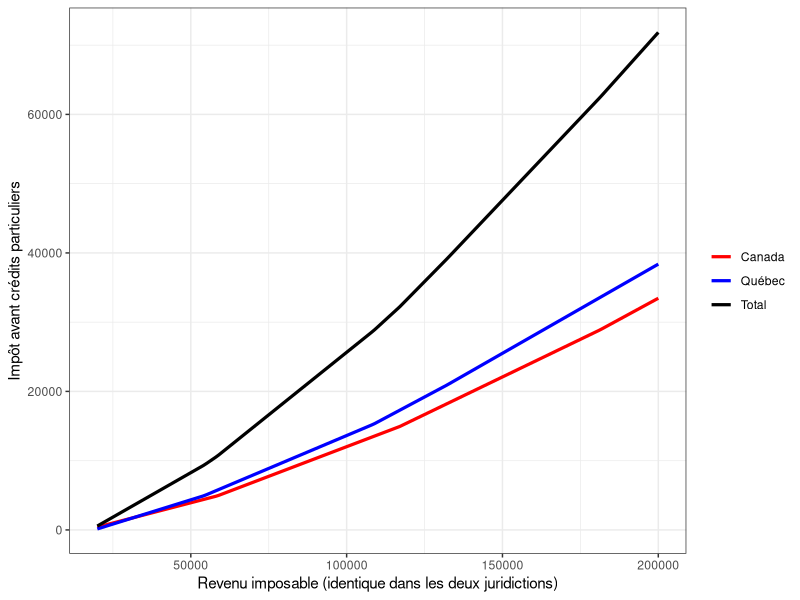
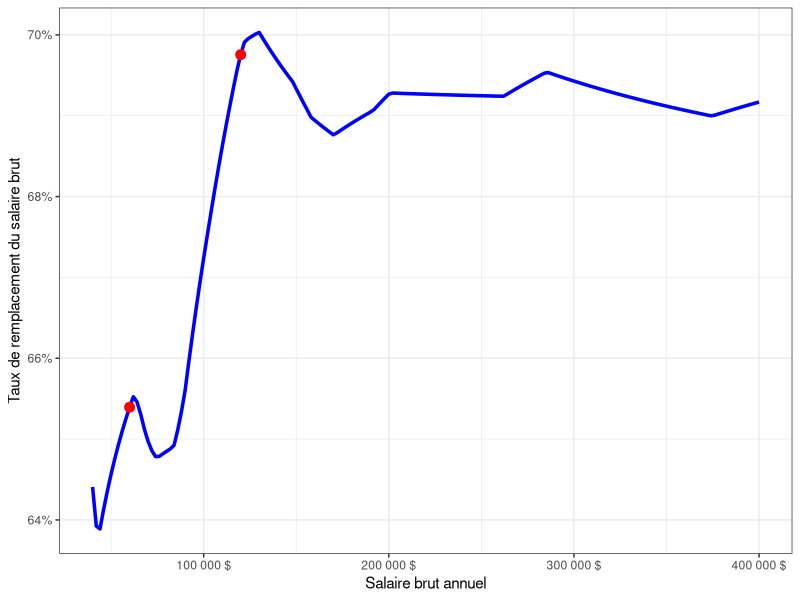

The R source for these figures, in order:
## ---- chunk 1
#| code-fold: true
#| echo: true
#| message: false
#| warning: false
#| fig-height: 4.8
#| fig-width: 9
#| fig-align: center

library(dplyr)
library(kableExtra)
library(tibble)

tab_moyen <- tibble(
  `Catégorie de travailleur` = c(
    "Total des retraités",
    "Employés du secteur public",
    "Employés du secteur privé",
    "Travailleurs autonomes"
  ),
  `2021` = c(64.3, 62.5, 64.4, 67.1),
  `2022` = c(64.7, 62.9, 64.9, 68.0),
  `2023` = c(65.1, 63.2, 65.3, 68.0),
  `2024` = c(65.3, 63.8, 65.1, 67.9),
  `2025` = c(65.4, 62.6, 66.0, 68.4)
)

tab_moyen %>%
  mutate(across(`2021`:`2025`, ~ format(round(.x,1), decimal.mark=","))) %>%
  kbl(
    align = c("l","c","c","c","c","c"),
    caption = "Âge moyen de la retraite selon la catégorie de travailleur, Canada"
  ) %>%
  kable_styling(
    bootstrap_options = c("striped","hover","condensed"),
    full_width = FALSE,
    position = "center"
  )


tab_median <- tibble(
  `Catégorie de travailleur` = c(
    "Total des retraités",
    "Employés du secteur public",
    "Employés du secteur privé",
    "Travailleurs autonomes"
  ),
  `2021` = c(64.4, 61.8, 64.7, 65.7),
  `2022` = c(64.8, 61.8, 64.9, 67.8),
  `2023` = c(64.9, 63.0, 65.1, 67.8),
  `2024` = c(65.1, 64.1, 65.1, 66.7),
  `2025` = c(65.3, 61.8, 65.4, 67.4)
)

tab_median %>%
  mutate(across(`2021`:`2025`, ~ format(round(.x,1), decimal.mark=","))) %>%
  kbl(
    align = c("l","c","c","c","c","c"),
    caption = "Âge médian de la retraite selon la catégorie de travailleur, Canada"
  ) %>%
  kable_styling(
    bootstrap_options = c("striped","hover","condensed"),
    full_width = FALSE,
    position = "center"
  )


## ---- chunk 2
#| code-fold: true
#| echo: true
#| message: false
#| warning: false
#| fig-height: 4.8
#| fig-width: 9
#| fig-align: center
#| fig-cap: "Impôt calculé selon les barèmes de base de 2026, avant crédits particuliers"
#| label: fig-impot_par_revenu

library(dplyr)
library(tidyr)
library(ggplot2)
library(kableExtra)

# EY : revenu imposable fédéral et revenu imposable québécois.
# Montants personnels de base déjà inclus; crédit supplémentaire NON inclus.
# L'impôt fédéral est déjà net de l'abattement québécois de 16,5 %.
impot_barreme_ey_2026 <- function(revenu_federal, revenu_quebec = revenu_federal) {
  stopifnot(length(revenu_federal) == 1, length(revenu_quebec) == 1,
            is.finite(revenu_federal), is.finite(revenu_quebec),
            revenu_federal >= 0, revenu_quebec >= 0)

  f <- revenu_federal
  q <- revenu_quebec
  impot_federal <- if (f <= 16452) {
    0
  } else if (f <= 58523) {
    0.1169 * (f - 16452)
  } else if (f <= 117045) {
    4918 + 0.1712 * (f - 58523)
  } else if (f <= 181440) {
    14936 + 0.2171 * (f - 117045)
  } else if (f <= 258482) {
    28916 + 0.2446 * (f - 181440)
  } else {
    47761 + 0.2756 * (f - 258482)
  }

  impot_quebec <- if (q <= 18952) {
    0
  } else if (q <= 54345) {
    0.14 * (q - 18952)
  } else if (q <= 108680) {
    4955 + 0.19 * (q - 54345)
  } else if (q <= 132245) {
    15279 + 0.24 * (q - 108680)
  } else {
    20934 + 0.2575 * (q - 132245)
  }

  c(federal = max(0, impot_federal),
    quebec = max(0, impot_quebec))
}

impot_points <- lapply(seq(20000, 200000, by = 1000), function(y) {
  imp <- impot_barreme_ey_2026(y)
  data.frame(revenu = y, Canada = unname(imp["federal"]),
             Québec = unname(imp["quebec"]), Total = sum(imp))
}) %>% bind_rows() %>%
  pivot_longer(cols = c(Canada, Québec, Total),
               names_to = "type", values_to = "impot")

ggplot(impot_points, aes(revenu, impot, color = type)) +
  geom_line(linewidth = 1.1) +
  scale_color_manual(values = c("Québec" = "blue", "Canada" = "red", "Total" = "black")) +
  labs(x = "Revenu imposable (identique dans les deux juridictions)",
       y = "Impôt avant crédits particuliers", color = NULL) +
  theme_bw()
## ---- chunk 3
#| code-fold: true
#| code-summary: "Voir le code R : cotisations, impôts et calcul de la rente équivalente"
#| echo: true
#| message: false
#| warning: false

library(dplyr)
library(tibble)
library(knitr)
library(kableExtra)

parametres_2026 <- list(
  exemption_rrq = 3500, MGA = 74600, MSGA = 85000,
  taux_rrq_base = 0.053, taux_rrq1 = 0.01, taux_rrq2 = 0.04,
  taux_ae = 0.013, max_ae = 68900,
  taux_rqap = 0.00430, max_rqap = 103000,
  taux_epargne = 0.09,
  assurance_fixe = 800, assurance_taux = 0.02,
  taux_depenses_travail = 0.07, prime_medicaments = 750,
  deduction_travail_qc = 1450, montant_emploi_federal = 1501,
  taux_credit_federal_qc = 0.1169,
  montant_age_federal = 9208, seuil_age_federal = 46432,
  montant_pension_federal = 2000,
  montant_age_qc = 3986, montant_pension_qc = 3541,
  seuil_age_pension_qc = 42955
)

# Portion de base et portions supplémentaires du RRQ distinguées,
# car leurs traitements fiscaux diffèrent.
cotisations_sociales <- function(salaire, par = parametres_2026) {
  gains_rrq <- max(0, min(salaire, par$MGA) - par$exemption_rrq)
  gains_rrq2 <- max(0, min(salaire, par$MSGA) - par$MGA)
  c(rrq_base = gains_rrq * par$taux_rrq_base,
    rrq_sup1 = gains_rrq * par$taux_rrq1,
    rrq_sup2 = gains_rrq2 * par$taux_rrq2,
    ae = min(salaire, par$max_ae) * par$taux_ae,
    rqap = min(salaire, par$max_rqap) * par$taux_rqap)
}

impot_salarie_2026 <- function(salaire, par = parametres_2026) {
  cot <- cotisations_sociales(salaire, par)
  epargne <- salaire * par$taux_epargne
  ded_rrq <- unname(cot["rrq_sup1"] + cot["rrq_sup2"])
  ded_travail <- min(0.06 * salaire, par$deduction_travail_qc)
  imposable_f <- salaire - epargne - ded_rrq
  imposable_q <- imposable_f - ded_travail

  bareme <- impot_barreme_ey_2026(imposable_f, imposable_q)
  # Crédit fédéral sur RRQ de base, AE, RQAP et emploi.
  montant_credits <- unname(cot["rrq_base"] + cot["ae"] + cot["rqap"]) +
    min(salaire, par$montant_emploi_federal)
  credit_f <- par$taux_credit_federal_qc * montant_credits
  federal <- max(0, unname(bareme["federal"]) - credit_f)
  quebec <- unname(bareme["quebec"])

  list(impot_federal = federal, impot_quebec = quebec,
       impot_total = federal + quebec,
       revenu_imposable_federal = imposable_f,
       revenu_imposable_quebec = imposable_q,
       deduction_rrq = ded_rrq, deduction_travail = ded_travail,
       credit_federal = credit_f, cotisations = cot)
}

# Retraité de 65 ans ou plus, rente d'employeur admissible au crédit de
# pension, sans autres revenus ni crédits liés à la situation familiale.
impot_retraite_2026 <- function(rente, par = parametres_2026) {
  bareme <- impot_barreme_ey_2026(rente, rente)

  base_age_f <- max(0, par$montant_age_federal -
                      0.15 * max(0, rente - par$seuil_age_federal))
  credit_age_f <- par$taux_credit_federal_qc * base_age_f
  credit_pension_f <- par$taux_credit_federal_qc *
    min(rente, par$montant_pension_federal)

  # Au Québec, les montants pour âge et pension sont réduits ensemble.
  base_age_pension_q <- max(0, par$montant_age_qc +
                              min(rente, par$montant_pension_qc) -
                              0.1875 * max(0, rente - par$seuil_age_pension_qc))
  credit_age_pension_q <- 0.14 * base_age_pension_q

  federal <- max(0, unname(bareme["federal"]) -
                   credit_age_f - credit_pension_f)
  quebec <- max(0, unname(bareme["quebec"]) - credit_age_pension_q)
  list(impot_federal = federal, impot_quebec = quebec,
       impot_total = federal + quebec,
       revenu_imposable_federal = rente, revenu_imposable_quebec = rente,
       credit_age_federal = credit_age_f,
       credit_pension_federal = credit_pension_f,
       credit_age_pension_quebec = credit_age_pension_q)
}

calcul_actif_2026 <- function(salaire, par = parametres_2026) {
  res <- impot_salarie_2026(salaire, par)
  cot <- res$cotisations
  epargne <- salaire * par$taux_epargne
  assurance <- par$assurance_fixe + par$assurance_taux * salaire
  depenses <- par$taux_depenses_travail * salaire
  disponible <- salaire - epargne - res$impot_total -
    sum(cot) - assurance - depenses
  tibble(
    element = c("Salaire brut annuel", "Épargne-retraite déductible (9 %)",
      "Revenu imposable fédéral (calcul seulement)",
      "Revenu imposable Québec (calcul seulement)",
      "Impôt fédéral et québécois estimé", "Cotisations au RRQ",
      "Cotisations à l'assurance-emploi (AE)", "Cotisations au RQAP",
      "Cotisations à l'assurance collective",
      "Dépenses supplémentaires liées au travail",
      "Revenu résiduel disponible"),
    montant = c(salaire, -epargne,
      res$revenu_imposable_federal, res$revenu_imposable_quebec,
      -res$impot_total, -sum(cot[c("rrq_base", "rrq_sup1", "rrq_sup2")]),
      -cot["ae"], -cot["rqap"], -assurance, -depenses, disponible)
  )
}

calcul_retraite_2026 <- function(rente, par = parametres_2026) {
  res <- impot_retraite_2026(rente, par)
  disponible <- rente - res$impot_total - par$prime_medicaments
  tibble(
    element = c("Revenu annuel de rente imposable", "Épargne-retraite",
      "Revenu imposable fédéral (calcul seulement)",
      "Revenu imposable Québec (calcul seulement)",
      "Impôt fédéral et québécois estimé", "Cotisations au RRQ",
      "Cotisations à l'assurance-emploi (AE)", "Cotisations au RQAP",
      "Prime d'assurance médicaments (hypothèse)",
      "Dépenses supplémentaires liées au travail",
      "Revenu résiduel disponible"),
    montant = c(rente, 0, rente, rente, -res$impot_total,
                0, 0, 0, -par$prime_medicaments, 0, disponible)
  )
}

revenu_disponible <- function(tab) {
  as.numeric(tail(tab$montant, 1))
}

rente_equivalente_2026 <- function(salaire, par = parametres_2026) {
  budget_cible <- revenu_disponible(calcul_actif_2026(salaire, par))
  f <- function(rente) {
    revenu_disponible(calcul_retraite_2026(rente, par)) - budget_cible
  }
  uniroot(f, lower = 0, upper = max(1000000, salaire * 3))$root
}

afficher_decomposition <- function(tab, titre) {
  monnaie <- function(x) {
    txt <- format(round(abs(x)), big.mark = " ", scientific = FALSE,
                  trim = TRUE)
    ifelse(x < 0,
           cell_spec(paste0("(", txt, " $)"), color = "red"),
           paste0(txt, " $"))
  }
  tab %>%
    mutate(Montant = monnaie(montant)) %>%
    select(`Élément` = element, Montant) %>%
    kbl(caption = titre, escape = FALSE, align = c("l", "r"),
        booktabs = TRUE) %>%
    kable_styling(
      bootstrap_options = c("striped", "hover", "condensed"),
      full_width = FALSE, position = "center"
    ) %>%
    row_spec(c(1, 11), bold = TRUE)
}

salaires_exemples <- c(120000, 60000)
rentes_exemples <- vapply(salaires_exemples, rente_equivalente_2026, numeric(1))
## ---- chunk 4
#| code-fold: true
#| echo: true
#| message: false
#| warning: false

afficher_decomposition(
  calcul_actif_2026(120000),
  "Décomposition du revenu et des dépenses — Avant la retraite (120 000 $)"
)
## ---- chunk 5
#| code-fold: true
#| echo: true
#| message: false
#| warning: false

afficher_decomposition(
  calcul_retraite_2026(rentes_exemples[1]),
  "Décomposition du revenu et des dépenses — À la retraite (120 000 $ avant retraite)"
)
## ---- chunk 6
#| code-fold: true
#| echo: true
#| message: false
#| warning: false

afficher_decomposition(
  calcul_actif_2026(60000),
  "Décomposition du revenu et des dépenses — Avant la retraite (60 000 $)"
)
## ---- chunk 7
#| code-fold: true
#| echo: true
#| message: false
#| warning: false

afficher_decomposition(
  calcul_retraite_2026(rentes_exemples[2]),
  "Décomposition du revenu et des dépenses — À la retraite (60 000 $ avant retraite)"
)
## ---- chunk 8
#| code-fold: true
#| echo: true
#| message: false
#| warning: false
#| fig-height: 4.8
#| fig-width: 9
#| fig-align: center
#| fig-cap: "Taux de remplacement du salaire brut nécessaire pour reproduire le budget résiduel, selon les hypothèses de 2026"
#| label: fig-tauxderemp_par_revenu

library(ggplot2)
library(scales)

bd_remplacement <- tibble(revenu = seq(40000, 400000, by = 2000)) %>%
  mutate(
    rente = vapply(revenu, rente_equivalente_2026, numeric(1)),
    pct = rente / revenu
  )
pts <- bd_remplacement %>% filter(revenu %in% c(60000, 120000))

ggplot(bd_remplacement, aes(x = revenu, y = pct)) +
  geom_line(linewidth = 1.2, color = "blue") +
  geom_point(data = pts, color = "red", size = 3) +
  scale_x_continuous(labels = label_number(suffix = " $", big.mark = " ")) +
  scale_y_continuous(labels = percent_format(accuracy = 1)) +
  labs(x = "Salaire brut annuel", y = "Taux de remplacement du salaire brut") +
  theme_bw()
